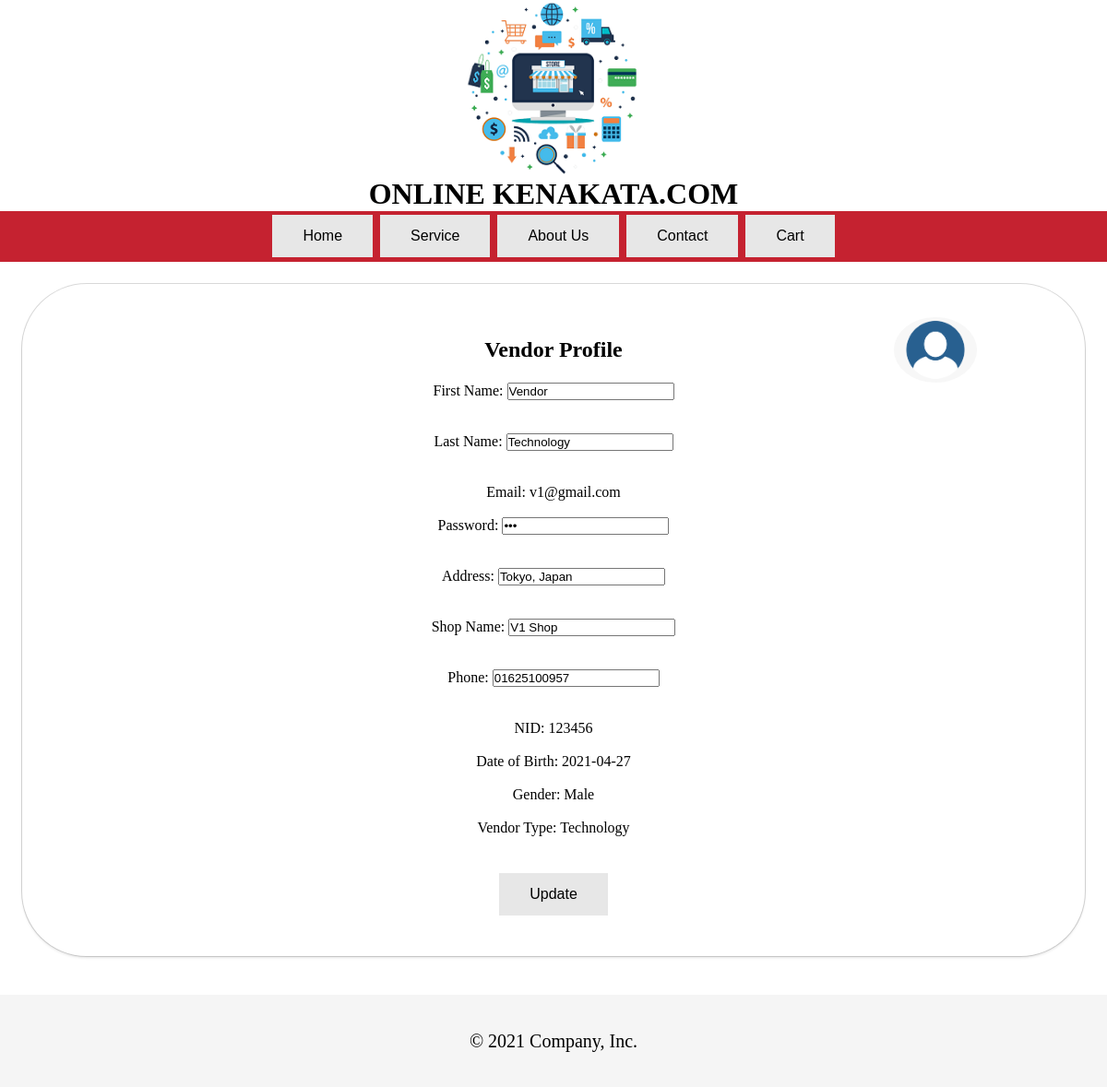
Screenshot of /index/vendor_profile.php (signed in) with the database file from the repository.
### tables this page shows
CREATE TABLE `vendor` (
  `id` int(11) NOT NULL,
  `fname` varchar(10) NOT NULL,
  `lname` varchar(10) NOT NULL,
  `email` varchar(30) NOT NULL,
  `password` varchar(8) NOT NULL,
  `number` varchar(11) NOT NULL,
  `address` varchar(30) NOT NULL,
  `nid` int(20) NOT NULL,
  `dob` varchar(10) NOT NULL,
  `gender` varchar(6) NOT NULL,
  `vtype` varchar(10) NOT NULL,
  `shop_Name` varchar(20) NOT NULL,
  `balance` int(11) NOT NULL DEFAULT 0,
  `manager_Id` int(11) NOT NULL
);

### index/vendor_profile.php (the view, shortened to what this page needs)
<Doctype html>
<html>
<head>
    <link rel="stylesheet" href="stylesheet/vendor_profilestyle.css">
</head>
<body>
<?php
    $firstName = $lastName = $email = $password = $address = $phone = $nid = $dob = $gender = $vendorType = $shopName = "";
    $email = $_SESSION["email"];
    $password = $_SESSION["password"];
    $host = "localhost";
    $user = "wt_projectuser";
    $pass = "123";
    $db = "wt_project";
    $conn1 = new mysqli($host, $user, $pass, $db);
    if($conn1->connect_error)
    {
        echo "Database Connection Failed!";
        echo "<br>";
        echo $conn1->connect_error;
    }
    else
    {
        $stmt1 = $conn1->prepare("select * from vendor where email=?");
        $stmt1->bind_param("s", $email);
        $stmt1->execute();
        $res2 = $stmt1->get_result();
        $user = $res2->fetch_assoc();
        $email_02 = $user['email'];
        if ($email == $email_02)
        {
            $firstName = $user['fname'];
            $lastName = $user['lname'];
            $email = $user['email'];
            $password = $user['password'];
            $address = $user['address'];
            $phone = $user['number'];
            $nid = $user['nid'];
            $dob = $user['dob'];
            $gender = $user['gender'];
            $vendorType = $user['vtype'];
            $shopName = $user['shop_Name'];
        }
    }
?>
  <?php include("static_header.php")
    ?>
<form name="jsForm" action="<?php echo htmlspecialchars($_SERVER['PHP_SELF']) ?>" onsubmit="return validate()" method="POST">
    <div class="container">
       <div class="box">
           <div class="row">
              <div class="col-6">
                  <div class="abc"><h2>Vendor Profile</h2></div>
              </div>
              <div class="col-3">
                    <a href="vendor_home.php">
                  <div class="abc"><img class="profilepic" src="images/profile.png" alt="pic"></div>
                  </a>
              </div>
           </div>
           <div class="row">
              <div class="col-6">
                  <div class="abc">
                      First Name: <input type="text" name="fname"  placeholder="Type First Name" size="20px" value="<?php echo $firstName ?>">
                      <br><br>
                      Last Name: <input type="text" name="lname"  placeholder="Type Last Name" size="20px" value="<?php echo $lastName ?>">
                      <br><br>
                      Email: <?php echo $email ?>
                      <br><br>
                      Password: <input type="password" name="password"  placeholder="Type Password" size="20px" value="<?php echo $password ?>">
                      <br><br>
                      Address: <input type="text" name="address" id=""  placeholder="Type Your Address" size="20px" value="<?php echo $address ?>">
                      <br><br>
                      Shop Name: <input type="text" name="shopName" id=""  placeholder="Type Your Shop Name" size="20px" value="<?php echo $shopName ?>">
                      <br><br>
                      Phone: <input type="tel" name="phone" placeholder="01XXXXXXXXX" pattern="[0]{1}[1]{1}[3-9]{1}[0-9]{8}" required value="<?php echo $phone ?>">
                      <br><br>
                      NID: <?php echo $nid ?>
                      <br><br>
                      Date of Birth: <?php echo $dob ?>
                      <br><br>
                      <label for="gender">Gender: </label>
                      <?php echo $gender ?>
                      <br><br>
                      Vendor Type: <?php echo $vendorType ?>
                      <br><br>
                      <br>
                      <button class="button" type="submit">Update</button>
                  </div>
              </div>
           </div>
       </div>
       <?php include('static_footer.php')
        ?>
    </div>
</form>
</body>
</html>

### index/stylesheet/head_style.css (style rules this page uses)
* { margin:0px; padding: 0px; }
body { margin:0px; padding: 0px; }
.button { background-color: #e7e7e7; border: none; color: black; padding: 14px 33px; text-align: center; text-decoration: none; display: inline-block; font-size: 16px; margin: 4px 2px; cursor: pointer; }

### rows the page displays
vendor: fname "Vendor", lname "Technology", email "v1@gmail.com", address "Tokyo, Japan", shopName "V1 Shop", phone "01625100957", nid "123456", dob "2021-04-27", gender "Male", vtype "Technology"
